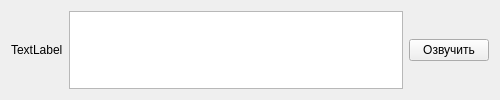
<?xml version="1.0" encoding="UTF-8"?>
<ui version="4.0">
 <class>Message</class>
 <widget class="QWidget" name="Message">
  <property name="geometry">
   <rect>
    <x>0</x>
    <y>0</y>
    <width>500</width>
    <height>100</height>
   </rect>
  </property>
  <property name="minimumSize">
   <size>
    <width>500</width>
    <height>100</height>
   </size>
  </property>
  <property name="maximumSize">
   <size>
    <width>500</width>
    <height>100</height>
   </size>
  </property>
  <property name="windowTitle">
   <string>Сообщение</string>
  </property>
  <layout class="QGridLayout" name="gridLayout">
   <item row="0" column="2">
    <widget class="QPushButton" name="readMessageButton">
     <property name="text">
      <string>Озвучить</string>
     </property>
    </widget>
   </item>
   <item row="0" column="0">
    <widget class="QLabel" name="labelAvatar">
     <property name="text">
      <string>TextLabel</string>
     </property>
    </widget>
   </item>
   <item row="0" column="1">
    <widget class="QTextEdit" name="messageTextEdit">
     <property name="readOnly">
      <bool>true</bool>
     </property>
    </widget>
   </item>
  </layout>
 </widget>
 <resources/>
 <connections/>
</ui>
